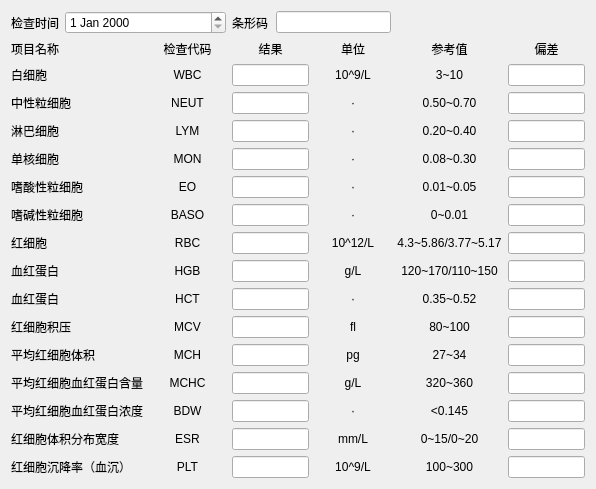
        <widget class="QWidget" name="widget_xcg" native="true">
         <layout class="QVBoxLayout" name="verticalLayout">
          <item>
           <layout class="QGridLayout" name="gridLayout_6" rowstretch="1,1,1,1,1,1,1,1,1,1,1,1,1,1,1,1,1" columnstretch="1,1,1,1,1,1" rowminimumheight="1,1,1,1,1,1,1,1,1,1,1,1,1,1,1,1,1">
            <item row="7" column="0">
             <widget class="QLabel" name="label_24">
              <property name="text">
               <string>嗜碱性粒细胞</string>
              </property>
              <property name="alignment">
               <set>Qt::AlignLeading|Qt::AlignLeft|Qt::AlignVCenter</set>
              </property>
             </widget>
            </item>
            <item row="3" column="4">
             <widget class="QLabel" name="label_79">
              <property name="text">
               <string>0.50~0.70</string>
              </property>
              <property name="alignment">
               <set>Qt::AlignCenter</set>
              </property>
             </widget>
            </item>
            <item row="4" column="4">
             <widget class="QLabel" name="label_81">
              <property name="text">
               <string>0.20~0.40</string>
              </property>
              <property name="alignment">
               <set>Qt::AlignCenter</set>
              </property>
             </widget>
            </item>
            <item row="11" column="3">
             <widget class="QLabel" name="label_93">
              <property name="text">
               <string>fl</string>
              </property>
              <property name="alignment">
               <set>Qt::AlignCenter</set>
              </property>
             </widget>
            </item>
            <item row="1" column="3">
             <widget class="QLabel" name="label_18">
              <property name="text">
               <string>单位</string>
              </property>
              <property name="alignment">
               <set>Qt::AlignCenter</set>
              </property>
             </widget>
            </item>
            <item row="14" column="0">
             <widget class="QLabel" name="label_51">
              <property name="text">
               <string>平均红细胞血红蛋白浓度</string>
              </property>
              <property name="alignment">
               <set>Qt::AlignLeading|Qt::AlignLeft|Qt::AlignVCenter</set>
              </property>
             </widget>
            </item>
            <item row="0" column="0" colspan="2">
             <layout class="QHBoxLayout" name="horizontalLayout_2" stretch="1,4">
              <item>
               <widget class="QLabel" name="label_19">
                <property name="text">
                 <string>检查时间</string>
                </property>
               </widget>
              </item>
              <item>
               <widget class="QDateEdit" name="dateEdit"/>
              </item>
             </layout>
            </item>
            <item row="15" column="4">
             <widget class="QLabel" name="label_103">
              <property name="text">
               <string>0~15/0~20</string>
              </property>
              <property name="alignment">
               <set>Qt::AlignCenter</set>
              </property>
             </widget>
            </item>
            <item row="16" column="3">
             <widget class="QLabel" name="label_104">
              <property name="text">
               <string>10^9/L</string>
              </property>
              <property name="alignment">
               <set>Qt::AlignCenter</set>
              </property>
             </widget>
            </item>
            <item row="7" column="3">
             <widget class="QLabel" name="label_86">
              <property name="text">
               <string>·</string>
              </property>
              <property name="alignment">
               <set>Qt::AlignCenter</set>
              </property>
             </widget>
            </item>
            <item row="11" column="1">
             <widget class="QLabel" name="label_64">
              <property name="text">
               <string>MCV</string>
              </property>
              <property name="alignment">
               <set>Qt::AlignCenter</set>
              </property>
             </widget>
            </item>
            <item row="10" column="3">
             <widget class="QLabel" name="label_92">
              <property name="text">
               <string>·</string>
              </property>
              <property name="alignment">
               <set>Qt::AlignCenter</set>
              </property>
             </widget>
            </item>
            <item row="5" column="2">
             <widget class="QLineEdit" name="lineEdit_15"/>
            </item>
            <item row="13" column="0">
             <widget class="QLabel" name="label_47">
              <property name="text">
               <string>平均红细胞血红蛋白含量</string>
              </property>
              <property name="alignment">
               <set>Qt::AlignLeading|Qt::AlignLeft|Qt::AlignVCenter</set>
              </property>
             </widget>
            </item>
            <item row="1" column="4">
             <widget class="QLabel" name="label_17">
              <property name="text">
               <string>参考值</string>
              </property>
              <property name="alignment">
               <set>Qt::AlignCenter</set>
              </property>
             </widget>
            </item>
            <item row="14" column="4">
             <widget class="QLabel" name="label_101">
              <property name="text">
               <string>&lt;0.145</string>
              </property>
              <property name="alignment">
               <set>Qt::AlignCenter</set>
              </property>
             </widget>
            </item>
            <item row="3" column="0">
             <widget class="QLabel" name="label_49">
              <property name="text">
               <string>中性粒细胞</string>
              </property>
              <property name="alignment">
               <set>Qt::AlignLeading|Qt::AlignLeft|Qt::AlignVCenter</set>
              </property>
             </widget>
            </item>
            <item row="12" column="2">
             <widget class="QLineEdit" name="lineEdit_20"/>
            </item>
            <item row="13" column="3">
             <widget class="QLabel" name="label_98">
              <property name="text">
               <string>g/L</string>
              </property>
              <property name="alignment">
               <set>Qt::AlignCenter</set>
              </property>
             </widget>
            </item>
            <item row="14" column="3">
             <widget class="QLabel" name="label_100">
              <property name="text">
               <string>·</string>
              </property>
              <property name="alignment">
               <set>Qt::AlignCenter</set>
              </property>
             </widget>
            </item>
            <item row="11" column="4">
             <widget class="QLabel" name="label_95">
              <property name="text">
               <string>80~100</string>
              </property>
              <property name="alignment">
               <set>Qt::AlignCenter</set>
              </property>
             </widget>
            </item>
            <item row="16" column="5">
             <widget class="QLineEdit" name="lineEdit_43"/>
            </item>
            <item row="5" column="5">
             <widget class="QLineEdit" name="lineEdit_32"/>
            </item>
            <item row="16" column="0">
             <widget class="QLabel" name="label_38">
              <property name="text">
               <string>红细胞沉降率（血沉）</string>
              </property>
              <property name="alignment">
               <set>Qt::AlignLeading|Qt::AlignLeft|Qt::AlignVCenter</set>
              </property>
             </widget>
            </item>
            <item row="4" column="5">
             <widget class="QLineEdit" name="lineEdit_31"/>
            </item>
            <item row="11" column="2">
             <widget class="QLineEdit" name="lineEdit_19"/>
            </item>
            <item row="1" column="2">
             <widget class="QLabel" name="label_22">
              <property name="text">
               <string>结果</string>
              </property>
              <property name="alignment">
               <set>Qt::AlignCenter</set>
              </property>
             </widget>
            </item>
            <item row="4" column="0">
             <widget class="QLabel" name="label_48">
              <property name="text">
               <string>淋巴细胞</string>
              </property>
              <property name="alignment">
               <set>Qt::AlignLeading|Qt::AlignLeft|Qt::AlignVCenter</set>
              </property>
             </widget>
            </item>
            <item row="7" column="5">
             <widget class="QLineEdit" name="lineEdit_34"/>
            </item>
            <item row="3" column="1">
             <widget class="QLabel" name="label_56">
              <property name="text">
               <string>NEUT</string>
              </property>
              <property name="alignment">
               <set>Qt::AlignCenter</set>
              </property>
             </widget>
            </item>
            <item row="5" column="1">
             <widget class="QLabel" name="label_58">
              <property name="text">
               <string>MON</string>
              </property>
              <property name="alignment">
               <set>Qt::AlignCenter</set>
              </property>
             </widget>
            </item>
            <item row="2" column="2">
             <widget class="QLineEdit" name="lineEdit_6"/>
            </item>
            <item row="11" column="0">
             <widget class="QLabel" name="label_46">
              <property name="text">
               <string>红细胞积压</string>
              </property>
              <property name="alignment">
               <set>Qt::AlignLeading|Qt::AlignLeft|Qt::AlignVCenter</set>
              </property>
             </widget>
            </item>
            <item row="12" column="3">
             <widget class="QLabel" name="label_96">
              <property name="text">
               <string>pg</string>
              </property>
              <property name="alignment">
               <set>Qt::AlignCenter</set>
              </property>
             </widget>
            </item>
            <item row="1" column="1">
             <widget class="QLabel" name="label_15">
              <property name="text">
               <string>检查代码</string>
              </property>
              <property name="alignment">
               <set>Qt::AlignCenter</set>
              </property>
             </widget>
            </item>
            <item row="9" column="1">
             <widget class="QLabel" name="label_62">
              <property name="text">
               <string>HGB</string>
              </property>
              <property name="alignment">
               <set>Qt::AlignCenter</set>
              </property>
             </widget>
            </item>
            <item row="10" column="1">
             <widget class="QLabel" name="label_63">
              <property name="text">
               <string>HCT</string>
              </property>
              <property name="alignment">
               <set>Qt::AlignCenter</set>
              </property>
             </widget>
            </item>
            <item row="7" column="1">
             <widget class="QLabel" name="label_60">
              <property name="text">
               <string>BASO</string>
              </property>
              <property name="alignment">
               <set>Qt::AlignCenter</set>
              </property>
             </widget>
            </item>
            <item row="7" column="2">
             <widget class="QLineEdit" name="lineEdit_11"/>
            </item>
            <item row="14" column="1">
             <widget class="QLabel" name="label_67">
              <property name="text">
               <string>BDW</string>
              </property>
              <property name="alignment">
               <set>Qt::AlignCenter</set>
              </property>
             </widget>
            </item>
            <item row="2" column="3">
             <widget class="QLabel" name="label_76">
              <property name="text">
               <string>10^9/L</string>
              </property>
              <property name="alignment">
               <set>Qt::AlignCenter</set>
              </property>
             </widget>
            </item>
            <item row="4" column="3">
             <widget class="QLabel" name="label_80">
              <property name="text">
               <string>·</string>
              </property>
              <property name="alignment">
               <set>Qt::AlignCenter</set>
              </property>
             </widget>
            </item>
            <item row="12" column="5">
             <widget class="QLineEdit" name="lineEdit_39"/>
            </item>
            <item row="6" column="1">
             <widget class="QLabel" name="label_59">
              <property name="text">
               <string>EO</string>
              </property>
              <property name="alignment">
               <set>Qt::AlignCenter</set>
              </property>
             </widget>
            </item>
            <item row="3" column="5">
             <widget class="QLineEdit" name="lineEdit_30"/>
            </item>
            <item row="8" column="2">
             <widget class="QLineEdit" name="lineEdit_16"/>
            </item>
            <item row="15" column="0">
             <widget class="QLabel" name="label_42">
              <property name="text">
               <string>红细胞体积分布宽度</string>
              </property>
              <property name="alignment">
               <set>Qt::AlignLeading|Qt::AlignLeft|Qt::AlignVCenter</set>
              </property>
             </widget>
            </item>
            <item row="2" column="0">
             <widget class="QLabel" name="label_20">
              <property name="text">
               <string>白细胞</string>
              </property>
              <property name="alignment">
               <set>Qt::AlignLeading|Qt::AlignLeft|Qt::AlignVCenter</set>
              </property>
             </widget>
            </item>
            <item row="11" column="5">
             <widget class="QLineEdit" name="lineEdit_38"/>
            </item>
            <item row="9" column="4">
             <widget class="QLabel" name="label_91">
              <property name="text">
               <string>120~170/110~150</string>
              </property>
              <property name="alignment">
               <set>Qt::AlignCenter</set>
              </property>
             </widget>
            </item>
            <item row="3" column="3">
             <widget class="QLabel" name="label_78">
              <property name="text">
               <string>·</string>
              </property>
              <property name="alignment">
               <set>Qt::AlignCenter</set>
              </property>
             </widget>
            </item>
            <item row="2" column="4">
             <widget class="QLabel" name="label_77">
              <property name="text">
               <string>3~10</string>
              </property>
              <property name="alignment">
               <set>Qt::AlignCenter</set>
              </property>
             </widget>
            </item>
            <item row="16" column="2">
             <widget class="QLineEdit" name="lineEdit_24"/>
            </item>
            <item row="9" column="3">
             <widget class="QLabel" name="label_90">
              <property name="text">
               <string>g/L</string>
              </property>
              <property name="alignment">
               <set>Qt::AlignCenter</set>
              </property>
             </widget>
            </item>
            <item row="6" column="2">
             <widget class="QLineEdit" name="lineEdit_10"/>
            </item>
            <item row="1" column="5">
             <widget class="QLabel" name="label_14">
              <property name="text">
               <string>偏差</string>
              </property>
              <property name="alignment">
               <set>Qt::AlignCenter</set>
              </property>
             </widget>
            </item>
            <item row="15" column="1">
             <widget class="QLabel" name="label_68">
              <property name="text">
               <string>ESR</string>
              </property>
              <property name="alignment">
               <set>Qt::AlignCenter</set>
              </property>
             </widget>
            </item>
            <item row="4" column="2">
             <widget class="QLineEdit" name="lineEdit_14"/>
            </item>
            <item row="3" column="2">
             <widget class="QLineEdit" name="lineEdit_13"/>
            </item>
            <item row="13" column="1">
             <widget class="QLabel" name="label_66">
              <property name="text">
               <string>MCHC</string>
              </property>
              <property name="alignment">
               <set>Qt::AlignCenter</set>
              </property>
             </widget>
            </item>
            <item row="8" column="3">
             <widget class="QLabel" name="label_88">
              <property name="text">
               <string>10^12/L</string>
              </property>
              <property name="alignment">
               <set>Qt::AlignCenter</set>
              </property>
             </widget>
            </item>
            <item row="16" column="4">
             <widget class="QLabel" name="label_105">
              <property name="text">
               <string>100~300</string>
              </property>
              <property name="alignment">
               <set>Qt::AlignCenter</set>
              </property>
             </widget>
            </item>
            <item row="10" column="4">
             <widget class="QLabel" name="label_94">
              <property name="text">
               <string>0.35~0.52</string>
              </property>
              <property name="alignment">
               <set>Qt::AlignCenter</set>
              </property>
             </widget>
            </item>
            <item row="14" column="5">
             <widget class="QLineEdit" name="lineEdit_41"/>
            </item>
            <item row="5" column="0">
             <widget class="QLabel" name="label_50">
              <property name="text">
               <string>单核细胞</string>
              </property>
              <property name="alignment">
               <set>Qt::AlignLeading|Qt::AlignLeft|Qt::AlignVCenter</set>
              </property>
             </widget>
            </item>
            <item row="8" column="4">
             <widget class="QLabel" name="label_89">
              <property name="text">
               <string>4.3~5.86/3.77~5.17</string>
              </property>
              <property name="alignment">
               <set>Qt::AlignCenter</set>
              </property>
             </widget>
            </item>
            <item row="10" column="5">
             <widget class="QLineEdit" name="lineEdit_37"/>
            </item>
            <item row="2" column="5">
             <widget class="QLineEdit" name="lineEdit_4"/>
            </item>
            <item row="8" column="0">
             <widget class="QLabel" name="label_45">
              <property name="text">
               <string>红细胞</string>
              </property>
              <property name="alignment">
               <set>Qt::AlignLeading|Qt::AlignLeft|Qt::AlignVCenter</set>
              </property>
             </widget>
            </item>
            <item row="15" column="3">
             <widget class="QLabel" name="label_102">
              <property name="text">
               <string>mm/L</string>
              </property>
              <property name="alignment">
               <set>Qt::AlignCenter</set>
              </property>
             </widget>
            </item>
            <item row="8" column="5">
             <widget class="QLineEdit" name="lineEdit_35"/>
            </item>
            <item row="5" column="4">
             <widget class="QLabel" name="label_83">
              <property name="text">
               <string>0.08~0.30</string>
              </property>
              <property name="alignment">
               <set>Qt::AlignCenter</set>
              </property>
             </widget>
            </item>
            <item row="0" column="2" colspan="2">
             <layout class="QHBoxLayout" name="horizontalLayout" stretch="1,3">
              <item>
               <widget class="QLabel" name="label_16">
                <property name="text">
                 <string>条形码</string>
                </property>
               </widget>
              </item>
              <item>
               <widget class="QLineEdit" name="lineEdit_5"/>
              </item>
             </layout>
            </item>
            <item row="7" column="4">
             <widget class="QLabel" name="label_87">
              <property name="text">
               <string>0~0.01</string>
              </property>
              <property name="alignment">
               <set>Qt::AlignCenter</set>
              </property>
             </widget>
            </item>
            <item row="14" column="2">
             <widget class="QLineEdit" name="lineEdit_22"/>
            </item>
            <item row="16" column="1">
             <widget class="QLabel" name="label_69">
              <property name="text">
               <string>PLT</string>
              </property>
              <property name="alignment">
               <set>Qt::AlignCenter</set>
              </property>
             </widget>
            </item>
            <item row="6" column="0">
             <widget class="QLabel" name="label_23">
              <property name="text">
               <string>嗜酸性粒细胞</string>
              </property>
              <property name="alignment">
               <set>Qt::AlignLeading|Qt::AlignLeft|Qt::AlignVCenter</set>
              </property>
             </widget>
            </item>
            <item row="9" column="2">
             <widget class="QLineEdit" name="lineEdit_17"/>
            </item>
            <item row="13" column="2">
             <widget class="QLineEdit" name="lineEdit_21"/>
            </item>
            <item row="6" column="5">
             <widget class="QLineEdit" name="lineEdit_33"/>
            </item>
            <item row="1" column="0">
             <widget class="QLabel" name="label_21">
              <property name="text">
               <string>项目名称</string>
              </property>
              <property name="alignment">
               <set>Qt::AlignLeading|Qt::AlignLeft|Qt::AlignVCenter</set>
              </property>
             </widget>
            </item>
            <item row="8" column="1">
             <widget class="QLabel" name="label_61">
              <property name="text">
               <string>RBC</string>
              </property>
              <property name="alignment">
               <set>Qt::AlignCenter</set>
              </property>
             </widget>
            </item>
            <item row="12" column="0">
             <widget class="QLabel" name="label_40">
              <property name="text">
               <string>平均红细胞体积</string>
              </property>
              <property name="alignment">
               <set>Qt::AlignLeading|Qt::AlignLeft|Qt::AlignVCenter</set>
              </property>
             </widget>
            </item>
            <item row="9" column="0">
             <widget class="QLabel" name="label_39">
              <property name="text">
               <string>血红蛋白</string>
              </property>
              <property name="alignment">
               <set>Qt::AlignLeading|Qt::AlignLeft|Qt::AlignVCenter</set>
              </property>
             </widget>
            </item>
            <item row="13" column="5">
             <widget class="QLineEdit" name="lineEdit_40"/>
            </item>
            <item row="12" column="4">
             <widget class="QLabel" name="label_97">
              <property name="text">
               <string>27~34</string>
              </property>
              <property name="alignment">
               <set>Qt::AlignCenter</set>
              </property>
             </widget>
            </item>
            <item row="13" column="4">
             <widget class="QLabel" name="label_99">
              <property name="text">
               <string>320~360</string>
              </property>
              <property name="alignment">
               <set>Qt::AlignCenter</set>
              </property>
             </widget>
            </item>
            <item row="9" column="5">
             <widget class="QLineEdit" name="lineEdit_36"/>
            </item>
            <item row="10" column="0">
             <widget class="QLabel" name="label_41">
              <property name="text">
               <string>血红蛋白</string>
              </property>
              <property name="alignment">
               <set>Qt::AlignLeading|Qt::AlignLeft|Qt::AlignVCenter</set>
              </property>
             </widget>
            </item>
            <item row="6" column="3">
             <widget class="QLabel" name="label_84">
              <property name="text">
               <string>·</string>
              </property>
              <property name="alignment">
               <set>Qt::AlignCenter</set>
              </property>
             </widget>
            </item>
            <item row="15" column="5">
             <widget class="QLineEdit" name="lineEdit_42"/>
            </item>
            <item row="12" column="1">
             <widget class="QLabel" name="label_65">
              <property name="text">
               <string>MCH</string>
              </property>
              <property name="alignment">
               <set>Qt::AlignCenter</set>
              </property>
             </widget>
            </item>
            <item row="6" column="4">
             <widget class="QLabel" name="label_85">
              <property name="text">
               <string>0.01~0.05</string>
              </property>
              <property name="alignment">
               <set>Qt::AlignCenter</set>
              </property>
             </widget>
            </item>
            <item row="10" column="2">
             <widget class="QLineEdit" name="lineEdit_18"/>
            </item>
            <item row="2" column="1">
             <widget class="QLabel" name="label_55">
              <property name="text">
               <string>WBC</string>
              </property>
              <property name="alignment">
               <set>Qt::AlignCenter</set>
              </property>
             </widget>
            </item>
            <item row="15" column="2">
             <widget class="QLineEdit" name="lineEdit_23"/>
            </item>
            <item row="5" column="3">
             <widget class="QLabel" name="label_82">
              <property name="text">
               <string>·</string>
              </property>
              <property name="alignment">
               <set>Qt::AlignCenter</set>
              </property>
             </widget>
            </item>
            <item row="4" column="1">
             <widget class="QLabel" name="label_57">
              <property name="text">
               <string>LYM</string>
              </property>
              <property name="alignment">
               <set>Qt::AlignCenter</set>
              </property>
             </widget>
            </item>
           </layout>
          </item>
         </layout>
        </widget>
